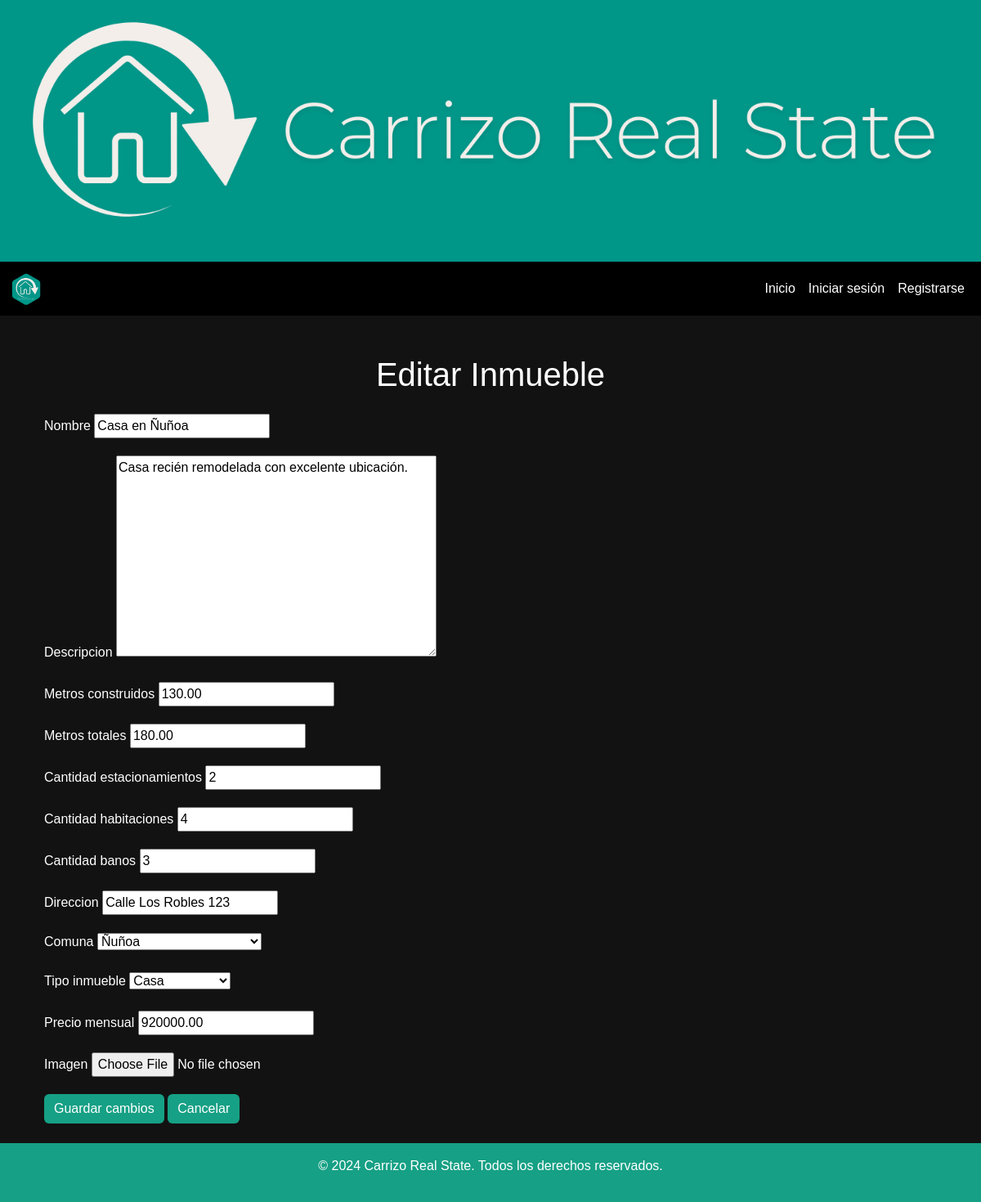
The page /editar_inmueble/7/ on the database its author committed.
### gestion_inmuebles/models.py (models this page shows, shortened)
class Inmueble(models.Model):
    TIPO_INMUEBLE = [
        ('Casa', 'Casa'),
        ('Departamento', 'Departamento'),
        ('Parcela', 'Parcela')
    ]
    nombre = models.CharField(max_length=100)
    descripcion = models.TextField()
    metros_construidos = models.DecimalField(
        max_digits=10,
        decimal_places=2,
        validators=[MinValueValidator(0.01)]
        )
    metros_totales = models.DecimalField(
        max_digits=10,
        decimal_places=2,
        validators=[MinValueValidator(0.01)]
    )
    cantidad_estacionamientos = models.IntegerField(validators=[MinValueValidator(1)])
    cantidad_habitaciones = models.IntegerField(validators=[MinValueValidator(1)])
    cantidad_banos = models.IntegerField(validators=[MinValueValidator(1)])
    direccion = models.CharField(max_length=255)
    comuna = models.ForeignKey(Comuna, on_delete=models.SET_NULL, null=True)
    tipo_inmueble = models.CharField(max_length=20, choices=TIPO_INMUEBLE)
    precio_mensual = models.DecimalField(max_digits=12, decimal_places=2,validators=[MinValueValidator(0.01)])
    arrendador = models.ForeignKey(Perfil, on_delete=models.CASCADE, related_name='propiedades')
    fecha_creacion = models.DateTimeField(auto_now_add=True)
    ultima_modificacion = models.DateTimeField(auto_now=True)
    imagen = models.ImageField(upload_to='static/', null=True, blank=True)

### gestion_inmuebles/views.py (the view)
# urls.py: path('editar_inmueble/<int:id>/', views.editar_inmueble, name='editar_inmueble'),
def editar_inmueble(request, id):
    inmueble = get_object_or_404(Inmueble, id=id)
    if request.method == 'POST':
        form = InmuebleForm(request.POST, instance=inmueble)
        if form.is_valid():
            form.save()
            return redirect('home')
    else:
        form = InmuebleForm(instance=inmueble)
    return render(request, 'editar_inmueble.html', {'form': form, 'inmueble': inmueble})

### gestion_inmuebles/forms.py
class InmuebleForm(forms.ModelForm):
    class Meta:
        model = Inmueble
        fields = ['nombre',
                'descripcion',
                'metros_construidos',
                'metros_totales',
                'cantidad_estacionamientos',
                'cantidad_habitaciones',
                'cantidad_banos',
                'direccion',
                'comuna',
                'tipo_inmueble',
                'precio_mensual',
                'imagen',
                ]

### gestion_inmuebles/models.py (called while the page is built)
    def __str__(self):
        return self.nombre_comuna

### templates/editar_inmueble.html (shortened to what this page needs)
{% extends 'base.html' %}
{% block content %}
  <div class="container mt-5">
    <h1 class="text-center">Editar Inmueble</h1>
    <form method="POST" enctype="multipart/form-data" class="mt-4">
      {% for field in form %}
        <div class="mb-3">
          <label for="{{ field.id_for_label }}" class="form-label">{{ field.label }}</label>
          {{ field }}
        </div>
      {% endfor %}
      <button type="submit" class="btn btn-success">Guardar cambios</button>
      <a href="{% url 'home' %}" class="btn btn-secondary">Cancelar</a>
    </form>
  </div>
{% endblock %}

### gestion_inmuebles/static/css/style.css (style rules this page uses)
body { background-color: #121212; color: white; font-family: Arial, sans-serif; }
.btn { background-color: #16a085; color: white; border: none; }

### rows shown on the page
Inmueble: form "Casa en Ñuñoa" "Casa recién remodelada con excelente ubicación." "130.00" "180.00" "2" "4" "3" "Calle Los Robles 123" "Ñuñoa" "Casa" "920000.00"

### other values the page prints
{{ field.label }} "Nombre" "Descripcion" "Metros construidos" "Metros totales" "Cantidad estacionamientos" "Cantidad habitaciones" "Cantidad banos" "Direccion" "Comuna" "Tipo inmueble" "Precio mensual" "Imagen"
